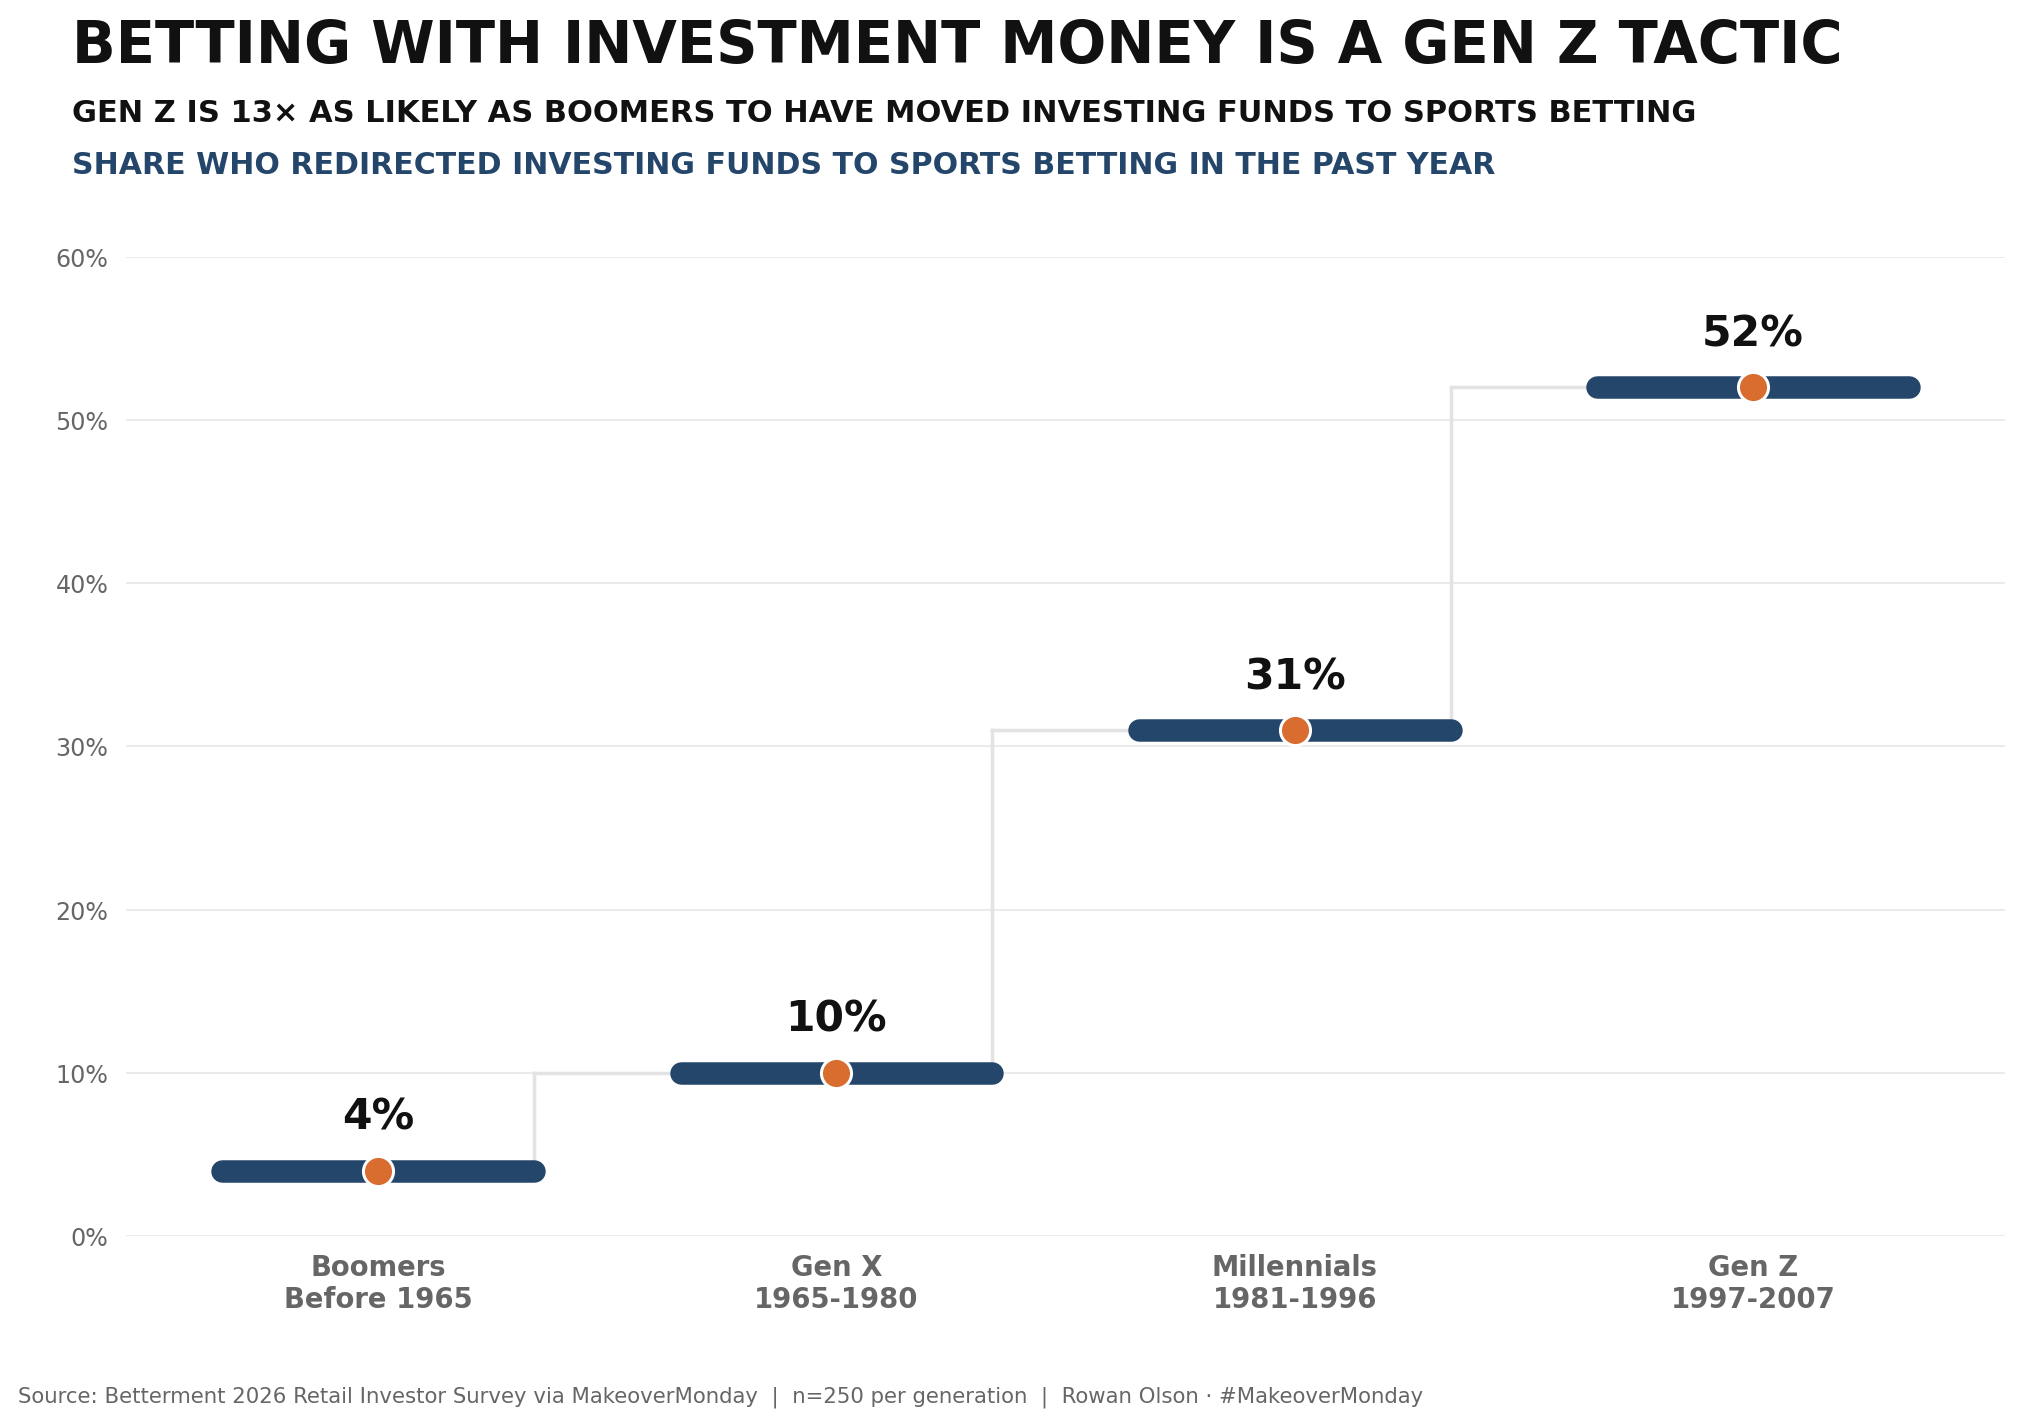

Recreate this plot in Python.
from pathlib import Path
import pandas as pd
import numpy as np
import matplotlib.pyplot as plt

HERE = Path(__file__).resolve().parent
df = pd.read_csv(HERE / 'MM2026 W33 Sports Betting.csv')

METRIC = 'Redirected investing funds to sports betting at least once in the past year'
ORDER = ['Boomers','Gen X','Millennials','Gen Z']

data = df[(df['Metric'] == METRIC) & (df['Is Overall'] == 'No')].set_index('Generation').reindex(ORDER).reset_index()

assert data['Percent'].notna().all()
assert list(data['Generation']) == ORDER

data['x'] = np.arange(len(data))

BG, TEXT, MUTED, GRID = '#FFFFFF', '#111111', '#666666', '#E3E3E3'
BLUE, ORANGE = '#24466B', '#D96C2F'
FONT = 'DejaVu Sans'

fig, ax = plt.subplots(figsize=(12, 8))
fig.patch.set_facecolor(BG)
ax.set_facecolor(BG)

for i, row in data.iterrows():
    x0, x1 = row['x'] - 0.34, row['x'] + 0.34
    ax.plot([x0, x1], [row['Percent'], row['Percent']], color=BLUE, linewidth=9, solid_capstyle='round', zorder=3)
    ax.scatter(row['x'], row['Percent'], s=145, color=ORANGE, edgecolor='white', linewidth=1.2, zorder=4)
    if i < len(data) - 1:
        next_row = data.iloc[i + 1]
        ax.plot([x1, x1], [row['Percent'], next_row['Percent']], color=GRID, linewidth=1.4, zorder=1)
        ax.plot([x1, next_row['x'] - 0.34], [next_row['Percent'], next_row['Percent']], color=GRID, linewidth=1.4, zorder=1)

for _, row in data.iterrows():
    ax.annotate(f"{row['Percent']}%", xy=(row['x'], row['Percent']), xytext=(0, 13), textcoords='offset points', fontsize=17, fontfamily=FONT, fontweight='bold', color=TEXT, 
    ha='center', va='bottom')

ax.set_xlim(-0.55, 3.55)
ax.set_ylim(0, 60)
ax.set_xticks(data['x'])
ax.set_xticklabels([f"{r['Generation']}\n{r['Birth Years']}" for _, r in data.iterrows()], fontsize=11, fontfamily=FONT, fontweight='bold', color=TEXT)
ax.set_yticks([0,10,20,30,40,50,60])
ax.set_yticklabels(['0%','10%','20%','30%','40%','50%','60%'], fontsize=9.5, fontfamily=FONT, color=MUTED)
ax.grid(True, axis='y', color=GRID, linewidth=0.7, alpha=0.8, zorder=0)

for spine in ['top','right','left','bottom']:
    ax.spines[spine].set_visible(False)

ax.tick_params(left=False, bottom=False, colors=MUTED)

fig.text(0.065, 0.955, 'BETTING WITH INVESTMENT MONEY IS A GEN Z TACTIC', fontsize=23, fontfamily=FONT, fontweight='bold', color=TEXT, ha='left')
fig.text(0.065, 0.914, 'GEN Z IS 13× AS LIKELY AS BOOMERS TO HAVE MOVED INVESTING FUNDS TO SPORTS BETTING', fontsize=12.2, fontfamily=FONT, fontweight='bold', color=TEXT, 
    ha='left')
fig.text(0.065, 0.878, 'SHARE WHO REDIRECTED INVESTING FUNDS TO SPORTS BETTING IN THE PAST YEAR', fontsize=12, fontfamily=FONT, fontweight='bold', color=BLUE, ha='left')
fig.text(0.04, 0.025, 'Source: Betterment 2026 Retail Investor Survey via MakeoverMonday  |  n=250 per generation  |  Rowan Olson · #MakeoverMonday', fontsize=8.5, 
    fontfamily=FONT, color=MUTED, ha='left')

fig.subplots_adjust(left=0.09, right=0.96, top=0.82, bottom=0.14)
plt.savefig(HERE / 'sportsbetting.png', dpi=180, bbox_inches='tight', facecolor=BG)
plt.show()
